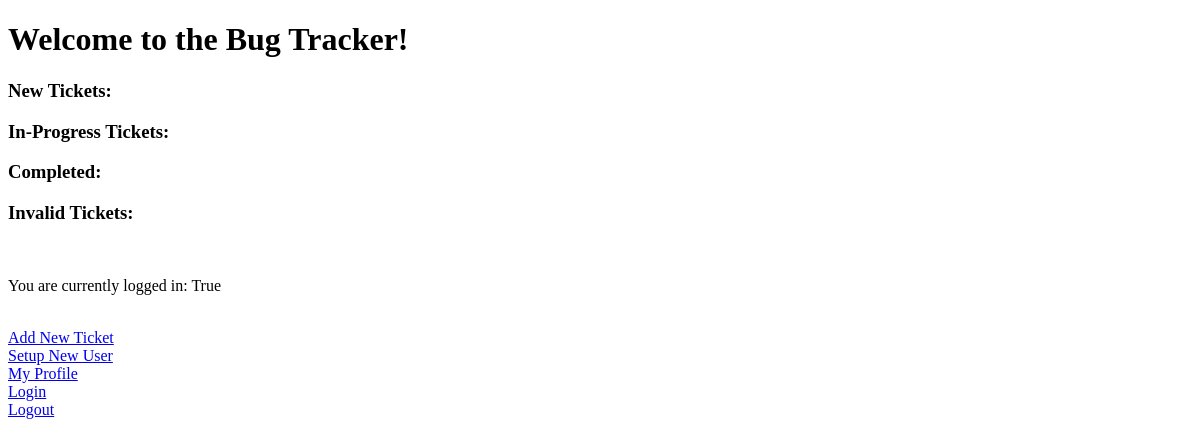
/ (signed in), run on an earlier commit of the app's database.
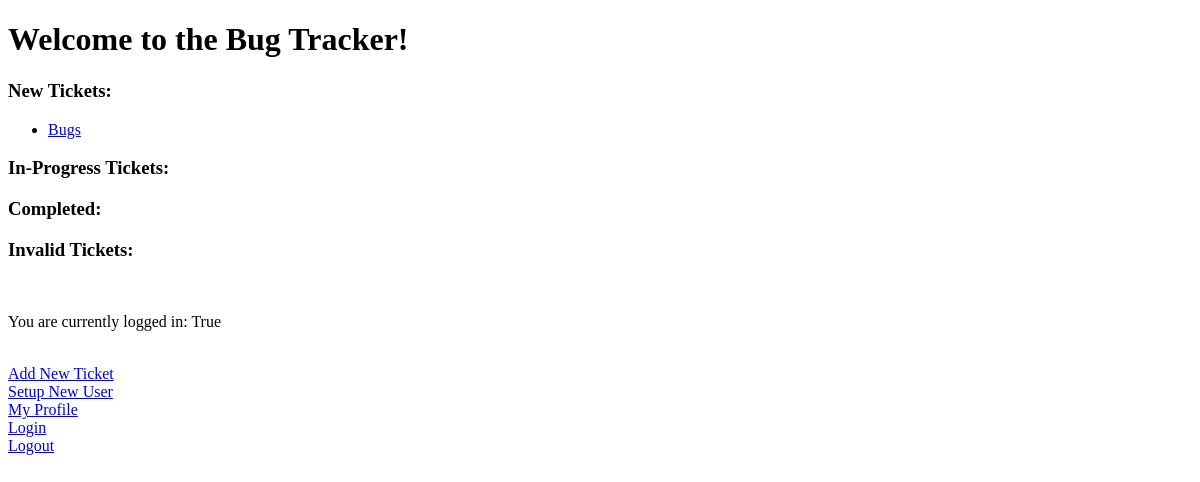
And on a later commit of the database.
### tracker/models.py (models this page shows)
class MyUser(AbstractUser):
    display_name = models.CharField(max_length=50, null=True, blank=True)

class Ticket(models.Model):
    title = models.CharField(max_length=100)
    description = models.TextField()
    filed_by = models.ForeignKey(MyUser, on_delete=models.CASCADE, related_name='filed_by')
    assigned_to = models.ForeignKey(MyUser, on_delete=models.CASCADE, related_name='assigned_to', null=True, blank=True, default=None)
    completed_by = models.ForeignKey(MyUser, on_delete=models.CASCADE, related_name='completed_by', null = True, blank = True, default=None)
    time_submitted = models.DateTimeField(default=datetime.now)
    new = 'n'
    inprog = 'p'
    done = 'd'
    invalid = 'na'
    status_choices = {
        (new, 'New'),
        (inprog, 'In-Progress'),
        (done, 'Done'),
        (invalid, 'Invalid'),
    }
    ticket_status = models.CharField(
        max_length=10,
        choices=status_choices,
        default=new,
    )
    def __str__(self):
        return self.title

### tracker/views.py (the view)
# urls.py: 2. Add a URL to urlpatterns:  path('', views.home, name='home')
@login_required
def home(request):
    n_tickets = Ticket.objects.filter(ticket_status='n')
    ip_tickets = Ticket.objects.filter(ticket_status='p')
    d_tickets = Ticket.objects.filter(ticket_status='d')
    na_tickets = Ticket.objects.filter(ticket_status='na')
    return render(request, 'home.html',
                  {'n_tickets': n_tickets,
                  'ip_tickets': ip_tickets,
                  'd_tickets': d_tickets,
                  'na_tickets': na_tickets})

### tracker/templates/home.html (shortened to what this page needs)
{% extends "base.html" %}
{% block content %}
    <h1>Welcome to the Bug Tracker!</h1>
    <h3>New Tickets:</h3>
    <ul>
        {% for ticket in n_tickets %}
            <li>
                <a href="{% url 'ticket' ticket.id %}">
                    {{ ticket }}
                </a>
            </li>
        {% endfor %}
    </ul>
    <h3>In-Progress Tickets:</h3>
    <h3>Completed:</h3>
    <h3>Invalid Tickets:</h3>
    <br>
    <p>You are currently logged in: {{user.is_authenticated}}</p>
    <br>
    <a href="{% url 'add_ticket' %}">
        Add New Ticket
    </a>
    <br>
    <a href="{% url 'add_user' %}">
        Setup New User
    </a>
    <br>
    <a href="{% url 'user' user.id %}">
        My Profile
    </a>
    <br>
    <a href="{% url 'login' %}">
        Login
     </a>
    <br>
    <a href="{% url 'logout' %}">
        Logout
     </a>
{% endblock %}

### tracker/templates/base.html (shortened to what this page needs)
<!DOCTYPE html>
<html lang="en">
<head>
</head>
<body>
    {% block content %}
    {% endblock %}
</body>
</html>

What changed in the data, as far as the page shows it:
added Ticket: title "Bugs"
